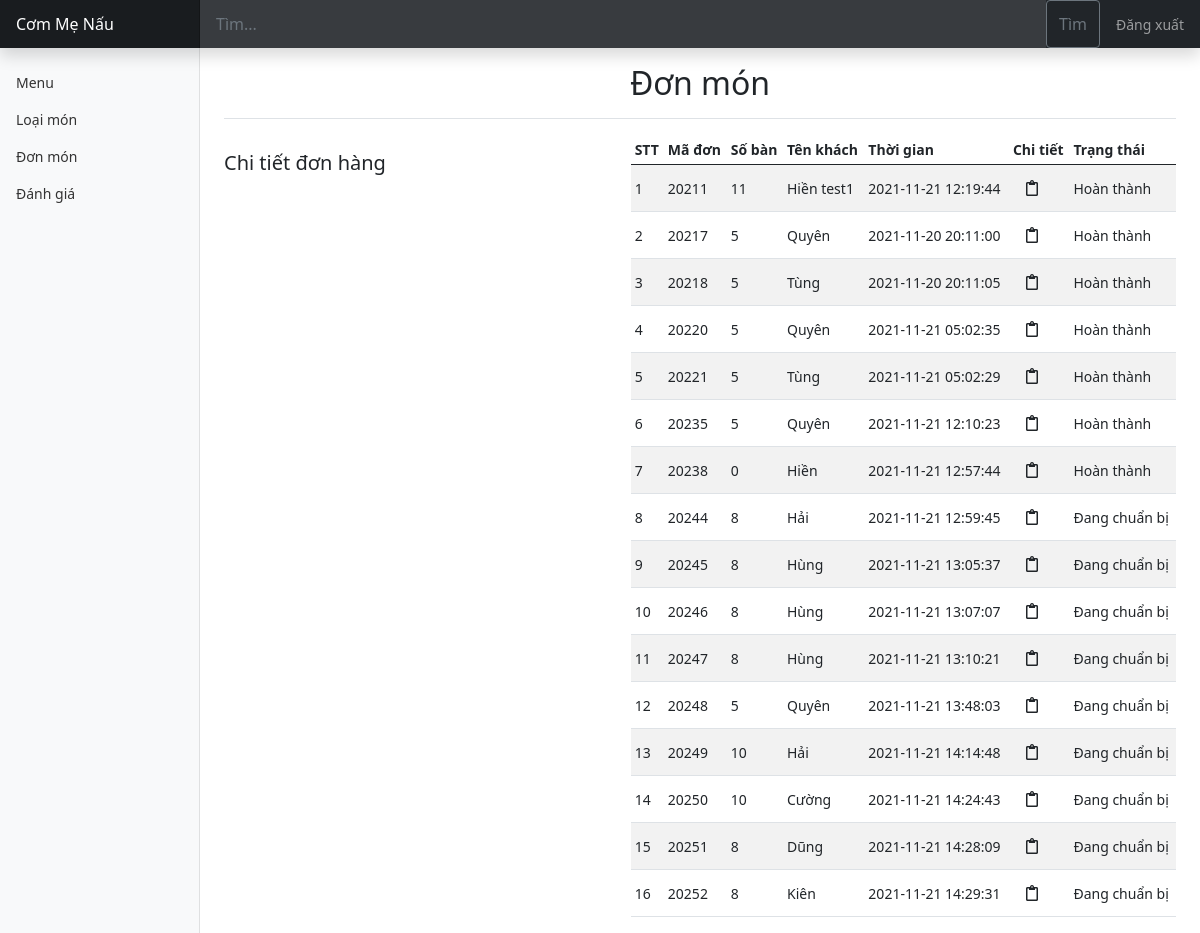
The app's page /admin/dashboard.php?quanly=donmon (signed in) with its own data.
### tables this page shows
CREATE TABLE `don_hang` (
  `id_don` int(11) NOT NULL,
  `id_gio` int(11) DEFAULT NULL,
  `so_ban` int(11) DEFAULT NULL,
  `ten_khach` varchar(255) DEFAULT NULL,
  `ghi_chu` text DEFAULT NULL,
  `ngay_gio` timestamp NOT NULL DEFAULT current_timestamp() ON UPDATE current_timestamp(),
  `trang_thai` int(11) DEFAULT NULL
);

### admin/donmon.php (the view, shortened to what this page needs)
<div class="d-flex justify-content-center flex-wrap flex-md-nowrap align-items-center pt-3 pb-2 mb-3 border-bottom">
  <h1 class="h2">Đơn món</h1>
</div>
<div class="row">
  <div class="col-5 mt-3">
    <h5>Chi tiết đơn hàng
  </div>
  <div class="col-7">
    <div class="table-responsive">
        <table class="table table-striped align-middle table-sm" >
        <thead>
        <tr class ="align-middle">
            <th scope="col">STT</th>
            <th scope="col">Mã đơn</th>
            <th scope="col">Số bàn</th>
            <th scope="col">Tên khách</th>
            <th scope="col">Thời gian</th>
            <th scope="col">Chi tiết</th>
            <th scope="col">Trạng thái </th>
        </tr>
        </thead>
        <tbody>
        <?php
        if(isset($_POST['tim_kiem'])) {
            $tukhoa = $_POST['tu_khoa'];
            $sql_donmon=mysqli_query($con,"SELECT * FROM don_hang WHERE ten_khach LIKE '%$tukhoa%' ORDER BY id_don ASC");
            $title = $tukhoa; ?>
            <h7>Kết quả Tên khách tìm kiếm cho từ khoá "<?php echo $title; ?>"</h7>
            <?php ;} else {
        $sql_donmon=mysqli_query($con,"SELECT * FROM don_hang ORDER BY id_don ASC");}
        $stt=1;
        while($row_don = mysqli_fetch_array($sql_donmon)){ ?>
            <tr>
                <td><?php echo $stt; $stt=$stt+1; ?></td>
                <td><?php echo $row_don['id_don']; ?></td>
                <td><?php echo $row_don['so_ban']; ?></td>
                <td><?php echo $row_don['ten_khach']; ?></td>
                <td><?php echo $row_don['ngay_gio']; ?></td>
                <td>
                  <form action="#" method="POST">
                    <button type="submit" name="chi_tiet" class="btn tr" value="<?php echo $row_don['id_don']; ?>">
                        <i class="far fa-clipboard"></i>
                    </button>
                  </form>
                </td>
                <td><?php if ($row_don['trang_thai']==0) echo "Đang chuẩn bị"; else echo "Hoàn thành";?></td>
        </div></td>
            </tr>
        <?php }?>

### admin/style.css (style rules this page uses)
body { font-size: .875rem; }
.btn.tr { background-color: transparent; }

### records on screen
don_hang: id_don "20211", so_ban "11", ten_khach "Hiền test1", ngay_gio "2021-11-21 12:19:44", trang_thai "Hoàn thành"
don_hang: id_don "20217", so_ban "5", ten_khach "Quyên", ngay_gio "2021-11-20 20:11:00", trang_thai "Hoàn thành"
don_hang: id_don "20218", so_ban "5", ten_khach "Tùng", ngay_gio "2021-11-20 20:11:05", trang_thai "Hoàn thành"
don_hang: id_don "20220", so_ban "5", ten_khach "Quyên", ngay_gio "2021-11-21 05:02:35", trang_thai "Hoàn thành"
don_hang: id_don "20221", so_ban "5", ten_khach "Tùng", ngay_gio "2021-11-21 05:02:29", trang_thai "Hoàn thành"
don_hang: id_don "20235", so_ban "5", ten_khach "Quyên", ngay_gio "2021-11-21 12:10:23", trang_thai "Hoàn thành"
don_hang: id_don "20238", so_ban "0", ten_khach "Hiền", ngay_gio "2021-11-21 12:57:44", trang_thai "Hoàn thành"
don_hang: id_don "20244", so_ban "8", ten_khach "Hải", ngay_gio "2021-11-21 12:59:45", trang_thai "Đang chuẩn bị"
don_hang: id_don "20245", so_ban "8", ten_khach "Hùng", ngay_gio "2021-11-21 13:05:37", trang_thai "Đang chuẩn bị"
don_hang: id_don "20246", so_ban "8", ten_khach "Hùng", ngay_gio "2021-11-21 13:07:07", trang_thai "Đang chuẩn bị"
don_hang: id_don "20247", so_ban "8", ten_khach "Hùng", ngay_gio "2021-11-21 13:10:21", trang_thai "Đang chuẩn bị"
don_hang: id_don "20248", so_ban "5", ten_khach "Quyên", ngay_gio "2021-11-21 13:48:03", trang_thai "Đang chuẩn bị"
don_hang: id_don "20249", so_ban "10", ten_khach "Hải", ngay_gio "2021-11-21 14:14:48", trang_thai "Đang chuẩn bị"
don_hang: id_don "20250", so_ban "10", ten_khach "Cường", ngay_gio "2021-11-21 14:24:43", trang_thai "Đang chuẩn bị"
don_hang: id_don "20251", so_ban "8", ten_khach "Dũng", ngay_gio "2021-11-21 14:28:09", trang_thai "Đang chuẩn bị"
don_hang: id_don "20252", so_ban "8", ten_khach "Kiên", ngay_gio "2021-11-21 14:29:31", trang_thai "Đang chuẩn bị"
